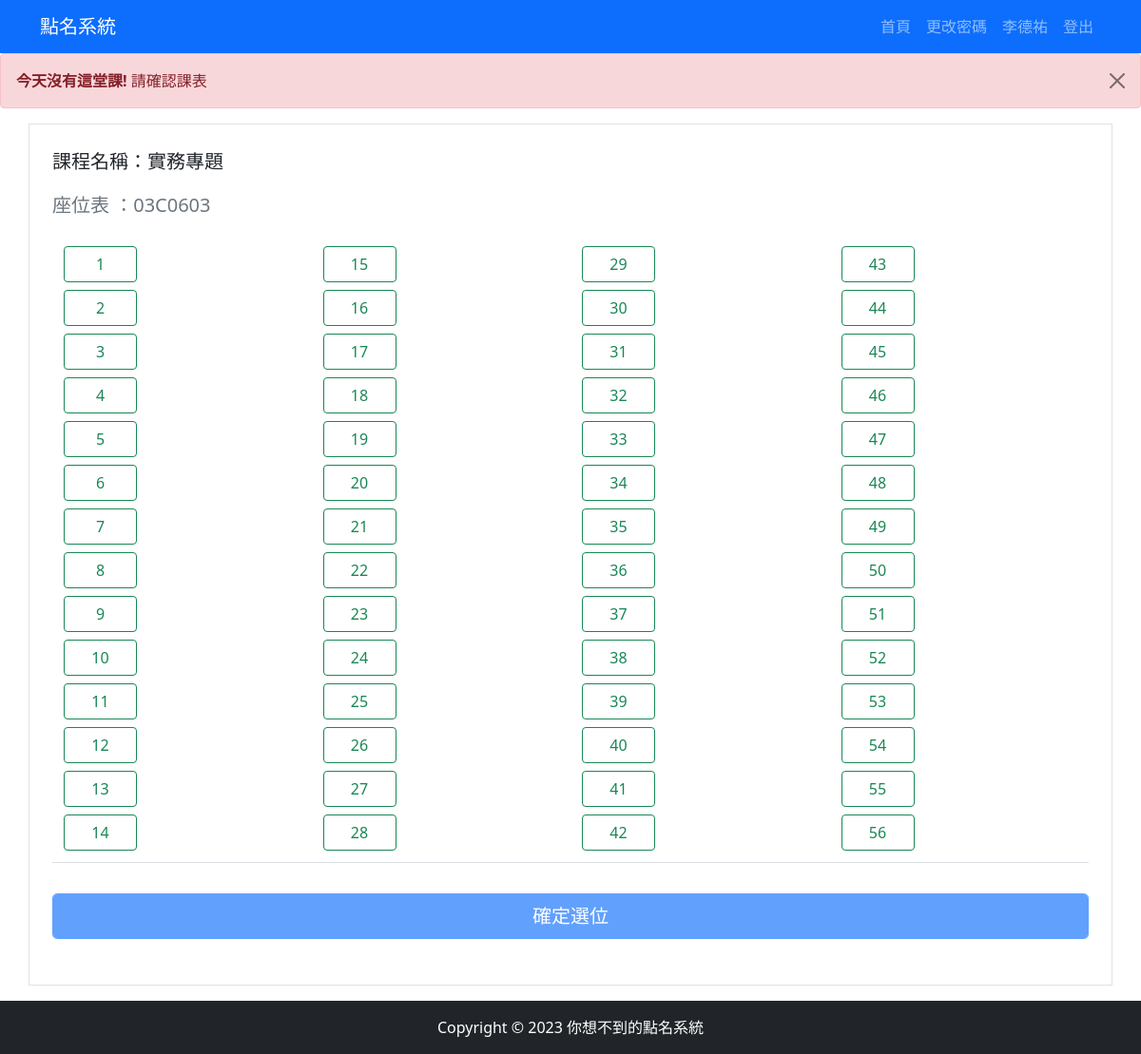
Page /course/實務專題/ (signed in) on the committed database.
### loginapp/models.py (models this page shows, shortened)
class Student(models.Model):
    className = models.CharField(max_length=20, verbose_name='班級名稱')
    studentID = models.CharField(max_length=10, primary_key=True, verbose_name='學號')
    name = models.CharField(max_length=30, verbose_name='姓名')
    password = models.CharField(max_length=128, verbose_name='密碼')
    email = models.EmailField(max_length=254, verbose_name='email')
    is_student = models.BooleanField(default=True)
    is_teacher = models.BooleanField(default=False)
    def __str__(self):
        return self.name
    class Meta:
        verbose_name = '學生'
        verbose_name_plural = '學生列表'

class Course(models.Model):
    course_key = models.CharField(
        max_length=20, primary_key=True, default="", verbose_name="課程代碼")  # 課程代碼
    teacher_key = models.ForeignKey(
        Teacher, on_delete=models.CASCADE, verbose_name="教師代碼")  # 教師代碼
    course_name = models.CharField(max_length=20, verbose_name="課程名稱")  # 課程名稱
    department = models.CharField(max_length=20, verbose_name="科系")  # 科系
    course_grade = models.CharField(max_length=20, verbose_name="年級")  # 年級
    course_className = models.CharField(max_length=20, verbose_name="班別")  # 班別
    classroom = models.ForeignKey(
        Classroom, on_delete=models.CASCADE, verbose_name="教室代碼")  # 教室代碼
    seat = models.IntegerField(default=0, verbose_name="座位")  # 座位
    DAY_CHOICES = [
        (1, '星期一'),
        (2, '星期二'),
        (3, '星期三'),
        (4, '星期四'),
        (5, '星期五'),
        (6, '星期六'),
        (7, '星期天'),
    ]
    day_of_week = models.IntegerField(choices=DAY_CHOICES, default=1)
    class_time = models.TimeField(null=True, blank=True)  # 上課時間，默认为null，可以为空
    def __str__(self):
        return self.course_name
    class Meta:
        verbose_name = '課程'
        verbose_name_plural = '課程列表'

class Classroom(models.Model):
    classroom_key = models.CharField(max_length=20, primary_key=True, verbose_name='教室代碼')
    seat = models.IntegerField(default=0, verbose_name='座位')
    class Meta:
        verbose_name = '教室'
        verbose_name_plural = '教室列表'

### loginapp/views.py (the view, shortened to what this page needs)
# urls.py: path('course/<str:subject>/', views.course, name='course'),
def course(request, subject):
    username = request.session.get('username')
    position = request.session.get('position')
    current_time = datetime.now()
    if position == 'student':
        course_selection = Course_Selection.objects.filter(studentID=username)
        username2 = Student.objects.get(studentID=username)
    else:
        course = Course.objects.filter(teacher_key=username)
        username2 = Teacher.objects.get(teacher_key=username)
    seats_per_column = [57, 54, 50, 40, 30, 20, 10]
    print('username:', username2)
    print(subject)
    try:
        course = Course.objects.get(course_name=subject)
        courses = Course.objects.filter(course_name=subject)
        students = Course_Selection.objects.filter(
            course_key=course).values_list('studentID__studentID', 'studentID__name')
        print('學生:', students)
        classroom = course.classroom.classroom_key
        print('classroom:', classroom, type(classroom))
        print(course)
        print(courses.values_list()[0][0])
        cid = courses.values_list()[0][0]
        msg = "None"
        weeks_passed = calculate_week_number(current_time)
        print(weeks_passed)
        try:
            course_seat = Course_seat.objects.filter(
                course_id=cid, week_number=weeks_passed)
            print(course_seat)
        except Exception as e:
            print(e)
        seat_dict = {}
        username_dict = {}
        for i in range(1, course.classroom.seat + 1):
            seat_dict[str(i)] = 0
        for i in course_seat:
            seat_dict[str(i.number)] = i.student
        week = course.day_of_week
        print("星期:", week)
        current_day_of_week = current_time.weekday() + 1
        week_same = week == current_day_of_week
        print(week_same)
        if week_same == True:
            class_datetime = datetime.combine(
                datetime.today(), course.class_time)
            if position != 'teacher':
                if not (class_datetime - timedelta(minutes=10) < current_time < class_datetime + timedelta(minutes=10)):
                    msg = "選位時間未到/已過"
                    return render_course_template(request, subject, seat_dict, course, course_seat, username2, msg, seats_per_column, classroom, position, students)
        else:
            msg = "今天沒有這堂課"
            return render_course_template(request, subject, seat_dict, course, course_seat, username2, msg, seats_per_column, classroom, position, students)
    except Course.DoesNotExist:
        return render(request, "course_not_found.html", {"subject": subject})

### loginapp/views.py (called while the page is built)
def render_course_template(request, subject, seat_dict, course, course_seat, username2, msg=None, seats_per_column=None, classroom=None, position=None, students=None):
    return render(request, 'course.html', {
        "subject": subject,
        "seat": seat_dict,
        "course": course,
        "course_seat": course_seat,
        "username2": username2,
        "message": msg,
        "seats_per_column": seats_per_column,
        "classroom": classroom,
        "position": position,
        "students": students,
    })

def calculate_week_number(current_time):
    first_week_start_time = datetime(2023, 9, 10)
    weeks_passed = (current_time - first_week_start_time).days // 7 + 1
    return weeks_passed

### templates/course.html (shortened to what this page needs)
{% extends 'base.html' %}
{% block content %}
    {% if message == 'alert' %}
        <div class="alert alert-warning alert-dismissible fade show" role="alert">
            <strong>已選位!</strong> 請刪除選位後，再進行選擇
            <button type="button" class="btn-close" data-bs-dismiss="alert" aria-label="Close"></button>
        </div>
    {% elif message == 'tt' %}
        <div class="alert alert-danger alert-dismissible fade show" role="alert">
            <strong>請選位!</strong> 請選則座位後，再按確定選位
            <button type="button" class="btn-close" data-bs-dismiss="alert" aria-label="Close"></button>
        </div>
    {% elif message == '選位時間未到/已過' %}
        <div class="alert alert-danger alert-dismissible fade show" role="alert">
            <strong>選位時間未到/已過!</strong> 請確認課表
            <button type="button" class="btn-close" data-bs-dismiss="alert" aria-label="Close"></button>
        </div>
    {% elif message == '今天沒有這堂課' %}
        <div class="alert alert-danger alert-dismissible fade show" role="alert">
            <strong>今天沒有這堂課!</strong> 請確認課表
            <button type="button" class="btn-close" data-bs-dismiss="alert" aria-label="Close"></button>
        </div>
    {% endif %}
    <div class="container border">
        <div class="col-sm-12">
          <div class="container mt-4">
            <p class="fs-5">課程名稱：{{subject}}</p>
            <p class="fs-5 text-muted">座位表 ：{{classroom}}</p>
        </div>
            <div class="clearfix">
                <div class="col-12">
                    <form action="{% url 'course' subject=subject %}" class="mb-5" method="post">
                        <div class="container">
                            <div class="col-12">
                                <div class="table-responsive mt-3">
                                    {% if classroom == '03C0701' %}
                                        <div>
                                            <table class="table">
                                                {% for key, value in seat.items %}
                                                    {% if key != '0' %}
                                                        {% if forloop.counter0|divisibleby:10 and not forloop.first %}
                                                            </tr><tr>
                                                        {% endif %}
                                                        <td>
                                                            <div class="col-md-12 ">
                                                                {% if value == 0 %}
                                                                    <input value="{{ key }}" type="radio" class="btn-check"
                                                                        name="number" id="success-outlined-{{ key }}"
                                                                        autocomplete="off">
                                                                    <label style="width: 77px;" class="btn btn-outline-success m-1"
                                                                        for="success-outlined-{{ key }}">{{ key }}</label>
                                                                {% elif value != 0 %}
                                                                    <input value="{{ key }}" type="radio" class="btn-check"
                                                                        name="number" id="success-outlined-{{ key }}"
                                                                        autocomplete="off" disabled>
                                                                    <label style="width: 77px;" class="btn btn-success m-1"
                                                                        for="success-outlined-{{ key }}">{{ value }}</label>
                                                                {% endif %}
                                                            </div>
                                                        </td>
                                                        {% if forloop.counter in seats_per_column %}
                                                            </tr><tr>
                                                        {% endif %}
                                                    {% endif %}
                                                {% endfor %}
                                            </table>
                                        </div>
                                    {% elif message == '03C0602' or '03C0603' %}
                                        <table class="table">
                                            <tr>
                                                <td>
                                                    <div class="button-container">
                                                        {% for key, value in seat.items %}
                                                            {% if key != '0' %}
                                                                {% if forloop.counter0|divisibleby:14 and not forloop.first %}
                                                                    </div></td><td><div class="button-container">
                                                                {% endif %}
                                                                <div class="button">
                                                                    {% if value == 0 %}
                                                                        <label style="width: 77px;" class="btn btn-outline-success m-1"
                                                                            for="success-outlined-{{ key }}">{{ key }}</label>
                                                                    {% elif value != 0 %}
                                                                        <input value="{{ key }}" type="radio" class="btn-check"
                                                                            name="number" id="success-outlined-{{ key }}"
                                                                            autocomplete="off" disabled>
                                                                        <label style="width: 77px;" class="btn btn-success m-1"
                                                                            for="success-outlined-{{ key }}">{{ value }}</label>
                                                                    {% endif %}
                                                                </div>
                                                            {% endif %}
                                                        {% endfor %}
                                                    </div>
                                                </td>
                                            </tr>
                                        </table>
                                    {% endif %}
                                </div>
                                <div class="mt-3">
                                    {% if message == 'None' or  position == 'teacher' %}
                                        {% if message == '今天沒有這堂課' %}
                                            <input class="form-control btn btn-lg btn-primary" type="submit" value="確定選位" disabled>
                                        {% else %}
                                            <input class="form-control btn btn-lg btn-primary" type="submit" value="確定選位">
                                        {% endif %}
                                    {% else %}
                                        {% if message == 'alert' or message == 'tt' %}
                                            <input class="form-control btn btn-lg btn-primary" type="submit" value="確定選位" >
                                        {% else %}
                                            <input class="form-control btn btn-lg btn-primary" type="submit" value="確定選位" disabled>
                                        {% endif %}
                                    {% endif %}
                                </div>
                            </div>
                        </div>
                    </form>
                </div>
            </div>
        </div>
    </div>
{% endblock content %}

### templates/base.html (shortened to what this page needs)
<!doctype html>
{% load static %}
<html lang="en">
    <head>
        <link href="https://cdn.jsdelivr.net/npm/bootstrap@5.1.1/dist/css/bootstrap.min.css" rel="stylesheet"
>
    </head>
    <body>
        <nav class="navbar navbar-expand-lg navbar-dark bg-primary">
            <div class="container">
                <a class="navbar-brand" href="">點名系統</a>
                <div>
                    <ul class="navbar-nav">
                        <li class="nav-item">
                            <a class="nav-link" href="/index/">首頁</a>
                        </li>
                        <li class="nav-item">
                            <a class="nav-link" href="/change-password/">更改密碼</a>
                        </li>
                        {% if request.session.username %}
                        <li class="nav-item ">
                            <a class="nav-link" href="/index/">{{ username2 }}</a>
                        </li>
                        {% else %}
                        <li class="nav-item">
                            <a class="nav-link" href="/login/">登入</a>
                        </li>
                        {% endif %}
                        <li class="nav-item">
                            <a class="nav-link" href="/logout">登出</a>
                        </li>
                    </ul>
                </div>
            </div>
         </nav>
        {% block content %}{% endblock  %}
        <div>
           <br><br><br>
        </div>
        <footer class="py-3 bg-dark fixed-bottom">
           <div class="container">
               <p class="m-0 text-center text-white">Copyright &copy; 2023 你想不到的點名系統 </p>
           </div>
        </footer>
    </body>
</html>

### templates/course.html (style rules this page uses)
.table-responsive { width: 100%; margin-bottom: 0; }
.container { height: 100%; width: 100%; }

### rows in the picture
Student: name "李德祐"
Course: course_name "實務專題"
Classroom: classroom_key "03C0603"

### other values in the picture
{{ key }} "1" "2" "3" "4" "5" "6" "7" "8" "9" "10" "11" "12" "13" "14" "15" "16" "17" "18" "19" "20" "21" "22" "23" "24" "25" "26" "27" "28" "29" "30" "31" "32" "33" "34" "35" "36" "37" "38" "39" "40" "41" "42" "43" "44" "45" "46" "47" "48" "49" "50" "51" "52" "53" "54" "55" "56"
